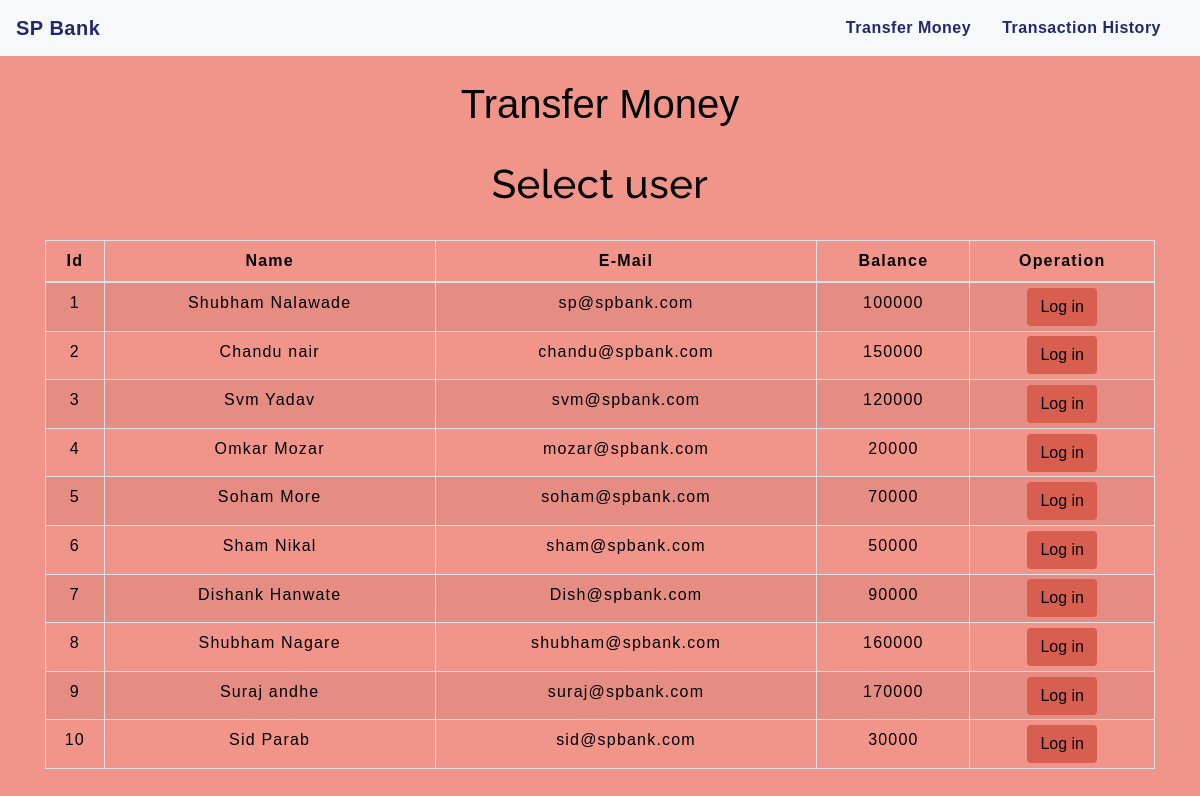
The app's page /transfermoney.php with its own data.
### tables this page shows
CREATE TABLE `users` (
  `id` int(3) NOT NULL,
  `name` text NOT NULL,
  `email` varchar(30) NOT NULL,
  `balance` int(8) NOT NULL
);

### transfermoney.php (the view, shortened to what this page needs)
<!DOCTYPE html>
<html lang="en">
<head>
    <link rel="stylesheet" href="https://maxcdn.bootstrapcdn.com/bootstrap/4.0.0/css/bootstrap.min.css">
    <link rel="stylesheet" type="text/css" href="css/table.css">
    <link rel="stylesheet" type="text/css" href="css/navbar.css">
</head>
<body style="background-color: #F1948A">
<?php
    include 'config.php';
    $sql = "SELECT * FROM users";
    $result = mysqli_query($conn,$sql);
?>
<?php
  include 'navbar.php';
?>
<div class="container">
        <h1 class="text-center pt-4" style="color : black;">Transfer Money</h1>
        <h2 class="text-center pt-4" style="color : black;">Select user</h2>
        <br>
            <div class="row">
                <div class="col">
                    <div class="table-responsive-sm">
                    <table class="table table-hover table-sm table-striped table-condensed table-bordered" style="border-color:black;">
                        <thead style="color : black;">
                            <tr>
                            <th scope="col" class="text-center py-2">Id</th>
                            <th scope="col" class="text-center py-2">Name</th>
                            <th scope="col" class="text-center py-2">E-Mail</th>
                            <th scope="col" class="text-center py-2">Balance</th>
                            <th scope="col" class="text-center py-2">Operation</th>
                            </tr>
                        </thead>
                        <tbody>
                <?php
                    while($rows=mysqli_fetch_assoc($result)){
                ?>
                    <tr style="color : black;">
                        <td class="py-2"><?php echo $rows['id'] ?></td>
                        <td class="py-2"><?php echo $rows['name']?></td>
                        <td class="py-2"><?php echo $rows['email']?></td>
                        <td class="py-2"><?php echo $rows['balance']?></td>
                        <td><a href="selecteduserdetail.php?id= <?php echo $rows['id'] ;?>"> <button type="button" class="btn" style="background-color : #d85e50;">Log in</button></a></td>
                    </tr>
                <?php
                    }
                ?>
                        </tbody>
                    </table>
                    </div>
                </div>
            </div>
         </div>
</body>
</html>

### navbar.php (shortened to what this page needs)
<nav class="navbar navbar-expand-md navbar-light bg-light">
<a class="navbar-brand" href="index.php" style="color : #23286b;"><b>SP Bank</b></a>
<div class="collapse navbar-collapse" id="collapsibleNavbar">
      <ul class="navbar-nav ml-auto">
        <li class="nav-item">
          <a class="nav-link" href="transfermoney.php" style="color : #23286b;"><b>Transfer Money</b></a>
        </li>
        <li class="nav-item">
          <a class="nav-link" href="transactionhistory.php" style="color : #23286b;"><b>Transaction History</b></a>
        </li>
    </div>
 </nav>

### table.css (style rules this page uses)
* { padding: 0; margin: 0; box-sizing: border-box; font-family: sans-serif; }
h2 { font-size: 40px; }
table { letter-spacing: 1.2px; }
td { text-align: center; }
button { border:none; background: #d9d9d9; transition: 1s; }

### navbar.css (style rules this page uses)
.nav-link { margin-right: 15px; color:#2F363F; letter-spacing: 0.5px; transition: 0.5s; }
.navbar-brand { color: #4C4B4B; letter-spacing: 0.5px; }
h2 { color: #4C4B4B; letter-spacing: 0.5px; font-family: raleway; }

### transfermoney.php (style rules this page uses)
button { transition: 1.5s; }

### records on screen
users: id "1", name "Shubham Nalawade", email "sp@spbank.com", balance "100000"
users: id "2", name "Chandu nair", email "chandu@spbank.com", balance "150000"
users: id "3", name "Svm Yadav", email "svm@spbank.com", balance "120000"
users: id "4", name "Omkar Mozar", email "mozar@spbank.com", balance "20000"
users: id "5", name "Soham More", email "soham@spbank.com", balance "70000"
users: id "6", name "Sham Nikal", email "sham@spbank.com", balance "50000"
users: id "7", name "Dishank Hanwate", email "Dish@spbank.com", balance "90000"
users: id "8", name "Shubham Nagare", email "shubham@spbank.com", balance "160000"
users: id "9", name "Suraj andhe", email "suraj@spbank.com", balance "170000"
users: id "10", name "Sid Parab", email "sid@spbank.com", balance "30000"
